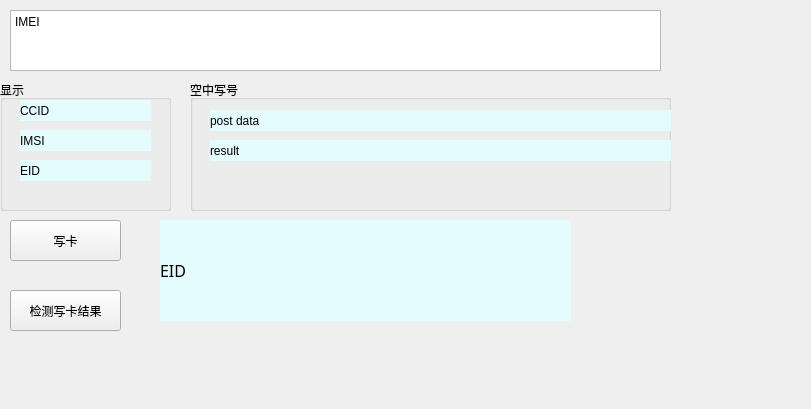
     <widget class="QWidget" name="page_13">
      <property name="geometry">
       <rect>
        <x>0</x>
        <y>0</y>
        <width>811</width>
        <height>409</height>
       </rect>
      </property>
      <attribute name="label">
       <string>CCID读取</string>
      </attribute>
      <widget class="QGroupBox" name="groupBox_5">
       <property name="geometry">
        <rect>
         <x>0</x>
         <y>80</y>
         <width>171</width>
         <height>131</height>
        </rect>
       </property>
       <property name="title">
        <string>显示</string>
       </property>
       <widget class="QLabel" name="lb_ccid_read_data">
        <property name="geometry">
         <rect>
          <x>20</x>
          <y>20</y>
          <width>131</width>
          <height>21</height>
         </rect>
        </property>
        <property name="styleSheet">
         <string notr="true">background-color: rgb(229, 252, 255);</string>
        </property>
        <property name="text">
         <string>CCID</string>
        </property>
       </widget>
       <widget class="QLabel" name="lb_imsi_read_data">
        <property name="geometry">
         <rect>
          <x>20</x>
          <y>50</y>
          <width>131</width>
          <height>21</height>
         </rect>
        </property>
        <property name="styleSheet">
         <string notr="true">background-color: rgb(229, 252, 255);</string>
        </property>
        <property name="text">
         <string>IMSI</string>
        </property>
       </widget>
       <widget class="QLabel" name="lb_eid_read_data">
        <property name="geometry">
         <rect>
          <x>20</x>
          <y>80</y>
          <width>131</width>
          <height>21</height>
         </rect>
        </property>
        <property name="styleSheet">
         <string notr="true">background-color: rgb(229, 252, 255);</string>
        </property>
        <property name="text">
         <string>EID</string>
        </property>
       </widget>
      </widget>
      <widget class="QGroupBox" name="groupBox_6">
       <property name="geometry">
        <rect>
         <x>190</x>
         <y>80</y>
         <width>481</width>
         <height>131</height>
        </rect>
       </property>
       <property name="title">
        <string>空中写号</string>
       </property>
       <widget class="QLabel" name="lb_ota_post_data">
        <property name="geometry">
         <rect>
          <x>20</x>
          <y>30</y>
          <width>461</width>
          <height>21</height>
         </rect>
        </property>
        <property name="styleSheet">
         <string notr="true">background-color: rgb(229, 252, 255);</string>
        </property>
        <property name="text">
         <string>post data</string>
        </property>
        <property name="wordWrap">
         <bool>true</bool>
        </property>
       </widget>
       <widget class="QLabel" name="lb_ota_post_result">
        <property name="geometry">
         <rect>
          <x>20</x>
          <y>60</y>
          <width>461</width>
          <height>21</height>
         </rect>
        </property>
        <property name="styleSheet">
         <string notr="true">background-color: rgb(229, 252, 255);</string>
        </property>
        <property name="text">
         <string>result</string>
        </property>
       </widget>
      </widget>
      <widget class="QPushButton" name="pb_check_ota_start">
       <property name="enabled">
        <bool>true</bool>
       </property>
       <property name="geometry">
        <rect>
         <x>10</x>
         <y>290</y>
         <width>111</width>
         <height>41</height>
        </rect>
       </property>
       <property name="text">
        <string>检测写卡结果</string>
       </property>
      </widget>
      <widget class="QLabel" name="lb_check_ota_result">
       <property name="geometry">
        <rect>
         <x>160</x>
         <y>220</y>
         <width>411</width>
         <height>101</height>
        </rect>
       </property>
       <property name="font">
        <font>
         <family>黑体</family>
         <pointsize>12</pointsize>
        </font>
       </property>
       <property name="styleSheet">
        <string notr="true">background-color: rgb(229, 252, 255);</string>
       </property>
       <property name="text">
        <string>EID</string>
       </property>
      </widget>
      <widget class="QPushButton" name="pb_ota_post_start">
       <property name="geometry">
        <rect>
         <x>10</x>
         <y>220</y>
         <width>111</width>
         <height>41</height>
        </rect>
       </property>
       <property name="text">
        <string>写卡</string>
       </property>
      </widget>
      <widget class="QTextEdit" name="te_imei_write_text">
       <property name="geometry">
        <rect>
         <x>10</x>
         <y>10</y>
         <width>651</width>
         <height>61</height>
        </rect>
       </property>
       <property name="html">
        <string>&lt;!DOCTYPE HTML PUBLIC &quot;-//W3C//DTD HTML 4.0//EN&quot; &quot;http://www.w3.org/TR/REC-html40/strict.dtd&quot;&gt;
&lt;html&gt;&lt;head&gt;&lt;meta name=&quot;qrichtext&quot; content=&quot;1&quot; /&gt;&lt;style type=&quot;text/css&quot;&gt;
p, li { white-space: pre-wrap; }
&lt;/style&gt;&lt;/head&gt;&lt;body style=&quot; font-family:'SimSun'; font-size:9pt; font-weight:400; font-style:normal;&quot;&gt;
&lt;p style=&quot; margin-top:0px; margin-bottom:0px; margin-left:0px; margin-right:0px; -qt-block-indent:0; text-indent:0px;&quot;&gt;IMEI&lt;/p&gt;&lt;/body&gt;&lt;/html&gt;</string>
       </property>
      </widget>
     </widget>
